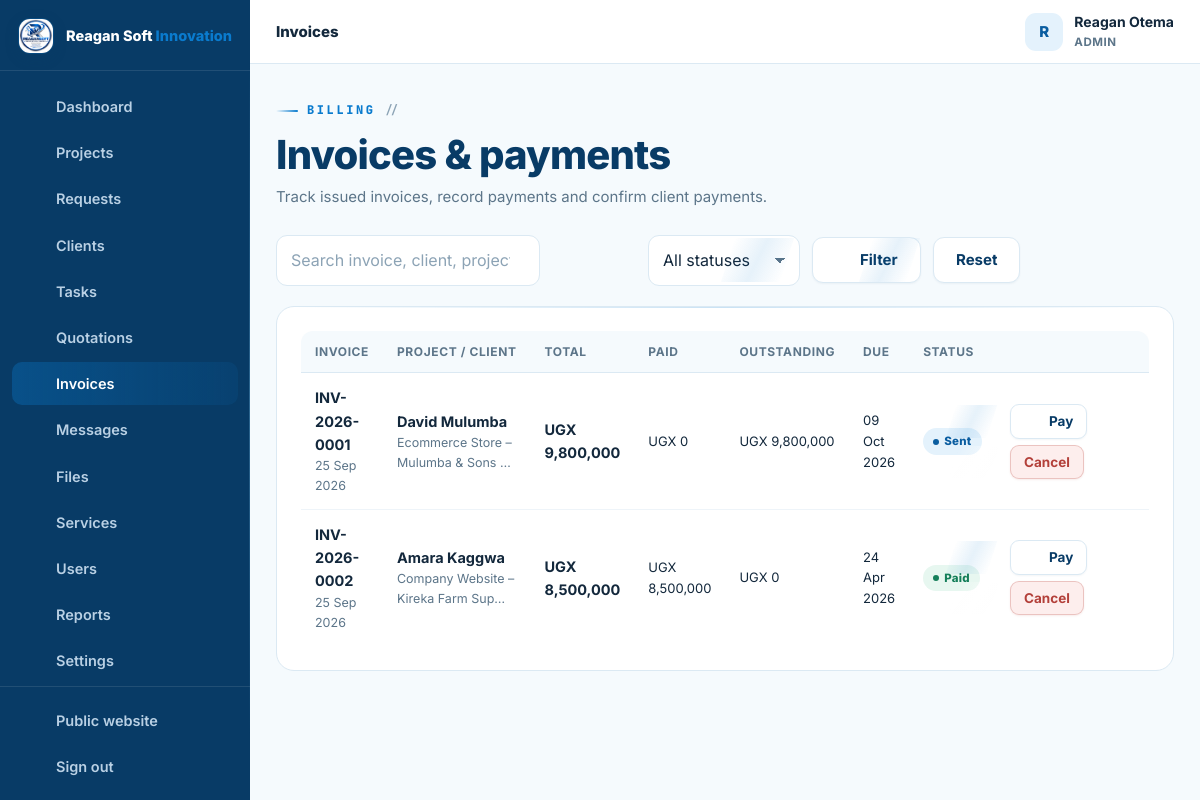
The app's page /admin/invoices.php (signed in) with its own data.
### tables this page shows
CREATE TABLE IF NOT EXISTS users (
  id INT UNSIGNED AUTO_INCREMENT PRIMARY KEY,
  full_name VARCHAR(150) NOT NULL,
  email VARCHAR(190) NOT NULL UNIQUE,
  phone VARCHAR(40) NULL,
  password_hash VARCHAR(255) NOT NULL,
  role ENUM('admin','staff','client') NOT NULL DEFAULT 'client',
  company VARCHAR(190) NULL,
  address VARCHAR(255) NULL,
  avatar VARCHAR(255) NULL,
  active TINYINT(1) NOT NULL DEFAULT 1,
  failed_logins INT UNSIGNED NOT NULL DEFAULT 0,
  locked_until DATETIME NULL,
  last_login_at DATETIME NULL,
  created_at TIMESTAMP DEFAULT CURRENT_TIMESTAMP,
  updated_at TIMESTAMP DEFAULT CURRENT_TIMESTAMP ON UPDATE CURRENT_TIMESTAMP,
  INDEX idx_users_role (role),
  INDEX idx_users_active (active)
);

CREATE TABLE IF NOT EXISTS invoices (
  id INT UNSIGNED AUTO_INCREMENT PRIMARY KEY,
  invoice_no VARCHAR(30) NOT NULL UNIQUE,
  project_id INT UNSIGNED NOT NULL,
  client_id INT UNSIGNED NOT NULL,
  quotation_id INT UNSIGNED NULL,
  due_date DATE NULL,
  subtotal DECIMAL(14,2) NOT NULL DEFAULT 0,
  discount DECIMAL(14,2) NOT NULL DEFAULT 0,
  tax_percent DECIMAL(5,2) NOT NULL DEFAULT 0,
  total DECIMAL(14,2) NOT NULL DEFAULT 0,
  amount_paid DECIMAL(14,2) NOT NULL DEFAULT 0,
  status ENUM('draft','sent','partially_paid','paid','overdue','cancelled') NOT NULL DEFAULT 'draft',
  is_deposit TINYINT(1) NOT NULL DEFAULT 0,
  notes TEXT NULL,
  created_at TIMESTAMP DEFAULT CURRENT_TIMESTAMP,
  updated_at TIMESTAMP DEFAULT CURRENT_TIMESTAMP ON UPDATE CURRENT_TIMESTAMP,
  FOREIGN KEY (project_id) REFERENCES projects(id) ON DELETE CASCADE,
  FOREIGN KEY (client_id) REFERENCES users(id) ON DELETE CASCADE,
  FOREIGN KEY (quotation_id) REFERENCES quotations(id) ON DELETE SET NULL,
  INDEX idx_invoices_project (project_id),
  INDEX idx_invoices_client (client_id),
  INDEX idx_invoices_status (status)
);

CREATE TABLE IF NOT EXISTS projects (
  id INT UNSIGNED AUTO_INCREMENT PRIMARY KEY,
  ref_no VARCHAR(30) NOT NULL UNIQUE,                
  client_id INT UNSIGNED NOT NULL,
  service_id INT UNSIGNED NULL,
  assigned_to INT UNSIGNED NULL,                     
  title VARCHAR(190) NOT NULL,
  description TEXT NOT NULL,
  requirements TEXT NULL,
  budget DECIMAL(14,2) NULL,
  priority ENUM('low','normal','high','urgent') NOT NULL DEFAULT 'normal',
  status ENUM('NEW','REVIEWING','QUOTATION','APPROVED','IN_PROGRESS','WAITING_FOR_CLIENT','TESTING','COMPLETED','CANCELLED') NOT NULL DEFAULT 'NEW',
  progress TINYINT UNSIGNED NOT NULL DEFAULT 0,
  deadline DATE NULL,
  started_at DATETIME NULL,
  completed_at DATETIME NULL,
  submitted_at TIMESTAMP DEFAULT CURRENT_TIMESTAMP,
  updated_at TIMESTAMP DEFAULT CURRENT_TIMESTAMP ON UPDATE CURRENT_TIMESTAMP,
  FOREIGN KEY (client_id) REFERENCES users(id) ON DELETE CASCADE,
  FOREIGN KEY (service_id) REFERENCES services(id) ON DELETE SET NULL,
  FOREIGN KEY (assigned_to) REFERENCES users(id) ON DELETE SET NULL,
  INDEX idx_projects_client (client_id),
  INDEX idx_projects_status (status),
  INDEX idx_projects_assigned (assigned_to),
  INDEX idx_projects_service (service_id)
);

### config/config.php (called while the page is built, shortened)
<?php
function db(): PDO {
    static $pdo = null;
    if ($pdo === null) {
        try {
            $pdo = new PDO(
                'mysql:host=' . DB_HOST . ';dbname=' . DB_NAME . ';charset=utf8mb4',
                DB_USER,
                DB_PASS,
                [
                    PDO::ATTR_ERRMODE            => PDO::ERRMODE_EXCEPTION,
                    PDO::ATTR_DEFAULT_FETCH_MODE => PDO::FETCH_ASSOC,
                    PDO::ATTR_EMULATE_PREPARES   => false,
                    PDO::ATTR_STRINGIFY_FETCHES  => false,
                    PDO::ATTR_TIMEOUT            => 5,
                    PDO::MYSQL_ATTR_INIT_COMMAND => "SET time_zone = '+03:00', NAMES utf8mb4 COLLATE utf8mb4_unicode_ci",
                ]
            );
        } catch (PDOException $e) {
            db_connection_failed($e);
        }
    }
    return $pdo;
}
function e(mixed $value): string {
    return htmlspecialchars((string)($value ?? ''), ENT_QUOTES, 'UTF-8');
}
function flash(string $key, ?string $value = null): ?string {
    $msg = $_SESSION['flash'][$key] ?? null;
    return $msg;
}
function app_url(string $path = ''): string {
    return APP_URL . ($path === '' ? '' : '/' . ltrim($path, '/'));
}
function current_user(): ?array {
    static $user = false;
    if ($user === false) {
        if (empty($_SESSION['user_id'])) {
            $user = null;
        } else {
            $st = db()->prepare('SELECT * FROM users WHERE id = ? AND active = 1 LIMIT 1');
            $st->execute([(int)$_SESSION['user_id']]);
            $user = $st->fetch() ?: null;
        }
    }
    return $user;
}
function is_logged_in(): bool {
    return current_user() !== null;
}
function user_role(): ?string {
    $u = current_user();
    return $u['role'] ?? null;
}
function require_login(): void {
    if (!is_logged_in()) {
        $_SESSION['intended'] = $_SERVER['REQUEST_URI'] ?? '';
        flash('error', 'Please sign in to continue.');
        redirect(app_url('login.php'));
    }
}
function require_staff(): void {
    require_login();
}
require_once __DIR__ . '/../inc/functions.php';

### admin/invoices.php (the view, shortened to what this page needs)
<?php
require __DIR__ . '/../config/config.php';
require_staff();
$pdo = db();
$st = $_GET['status'] ?? '';
$q  = trim($_GET['q'] ?? '');
$page = max(1, (int)($_GET['page'] ?? 1));
$perPage = 15;
$where = ['1=1'];
$params = [];
$whereSql = implode(' AND ', $where);
$count = $pdo->prepare("SELECT COUNT(*) c FROM invoices i JOIN projects p ON p.id = i.project_id JOIN users u ON u.id = i.client_id WHERE $whereSql");
$count->execute($params);
$pg = paginate((int)$count->fetch()['c'], $perPage, $page);
$sql = "SELECT i.*, u.full_name AS client_name, u.company, p.title AS project_title, p.ref_no AS project_ref, p.id AS project_id
        FROM invoices i
        JOIN projects p ON p.id = i.project_id
        JOIN users u ON u.id = i.client_id
        WHERE $whereSql
        ORDER BY i.created_at DESC
        LIMIT $perPage OFFSET {$pg['offset']}";
$stm = $pdo->prepare($sql); $stm->execute($params);
$invoices = $stm->fetchAll();
$currency = settings('currency');
dashboard_head(['title' => 'Invoices', 'active' => 'invoices', 'crumb' => 'Invoices']);
?>
<div class="dash-head">
  <div>
    <span class="eyebrow">Billing</span>
    <h2>Invoices &amp; payments</h2>
    <p class="sub">Track issued invoices, record payments and confirm client payments.</p>
  </div>
</div>
<form class="toolbar" method="get" action="invoices.php">
  <div class="field" style="margin:0;flex-grow:1;max-width:360px">
    <input class="input" id="q" name="q" type="search" placeholder="Search invoice, client, project…" value="<?= e($q) ?>">
  </div>
  <div class="field" style="margin:0"><label class="visually-hidden" for="status">Status</label>
    <select class="select" id="status" name="status">
      <option value="">All statuses</option>
    </select>
  </div>
  <button class="btn btn-ghost" type="submit"><?= icon('search') ?> Filter</button>
  <a class="btn btn-ghost" href="invoices.php">Reset</a>
</form>
<section class="panel">
  <?php if ($invoices): ?>
    <div class="table-wrap">
      <table class="table">
        <thead><tr><th>Invoice</th><th>Project / Client</th><th>Total</th><th>Paid</th><th>Outstanding</th><th>Due</th><th>Status</th><th></th></tr></thead>
        <tbody>
          <?php foreach ($invoices as $i): $outstanding = (float)$i['total'] - (float)$i['amount_paid']; ?>
            <tr>
              <td><a class="row-title" href="<?= app_url('admin/project.php?id=' . (int)$i['project_id'] . '&tab=invoice') ?>"><?= e($i['invoice_no']) ?></a><div class="row-sub"><?= fmt_date($i['created_at']) ?></div></td>
              <td><span class="row-title"><?= e($i['client_name']) ?></span><div class="row-sub"><?= e(truncate($i['project_title'], 34)) ?></div></td>
              <td><b><?= money($i['total'], $currency) ?></b></td>
              <td class="small"><?= money($i['amount_paid'], $currency) ?></td>
              <td class="small"><?= money($outstanding, $currency) ?></td>
              <td class="small"><?= $i['due_date'] ? fmt_date($i['due_date']) : '—' ?></td>
              <td><?= status_badge($i['status']) ?></td>
              <td style="min-width:170px">
                <div style="display:flex;gap:6px;flex-wrap:wrap">
                  <button class="btn btn-ghost btn-sm" type="button" data-modal-open="pay-modal-<?= (int)$i['id'] ?>"><?= icon('money') ?> Pay</button>
                  <?php if ($i['status'] !== 'cancelled'): ?>
                    <form method="post" data-confirm="Cancel this invoice?">
                      <button class="btn btn-danger btn-sm" type="submit">Cancel</button>
                    </form>
                  <?php endif; ?>
                </div>
              </td>
            </tr>
          <?php endforeach; ?>
        </tbody>
      </table>
    </div>
  <?php else: ?>
    <div class="empty"><?= icon('money') ?><h4>No invoices found</h4><p><?= ($q || $st) ? 'No invoices match your filters.' : 'Create invoices from inside a project to get started.' ?></p></div>
  <?php endif; ?>
</section>
<?php dashboard_footer(); ?>

### inc/layout.php (shortened to what this page needs)
<?php
function dashboard_nav_items(): array {
    $role = user_role();
    $client = [
        ['dashboard', 'Dashboard', app_url('client/index.php'), 'dashboard'],
        ['projects', 'My Projects', app_url('client/projects.php'), 'folder'],
        ['request', 'New Request', app_url('client/request.php'), 'plus'],
        ['messages', 'Messages', app_url('client/messages.php'), 'chat'],
        ['files', 'Files', app_url('client/files.php'), 'file'],
        ['notifications', 'Notifications', app_url('client/notifications.php'), 'bell'],
        ['profile', 'Profile', app_url('client/profile.php'), 'user'],
    ];
    $staff = [
        ['dashboard', 'Dashboard', app_url('admin/index.php'), 'dashboard'],
        ['projects', 'Projects', app_url('admin/projects.php'), 'folder'],
        ['requests', 'Requests', app_url('admin/requests.php'), 'inbox'],
        ['clients', 'Clients', app_url('admin/clients.php'), 'users'],
        ['tasks', 'Tasks', app_url('admin/tasks.php'), 'list'],
        ['quotations', 'Quotations', app_url('admin/quotations.php'), 'doc'],
        ['invoices', 'Invoices', app_url('admin/invoices.php'), 'money'],
        ['messages', 'Messages', app_url('admin/messages.php'), 'chat'],
        ['files', 'Files', app_url('admin/files.php'), 'file'],
    ];
    if ($role === 'admin') {
        $staff = array_merge($staff, [
            ['services', 'Services', app_url('admin/services.php'), 'globe'],
            ['users', 'Users', app_url('admin/users.php'), 'users'],
            ['reports', 'Reports', app_url('admin/reports.php'), 'chart'],
            ['settings', 'Settings', app_url('admin/settings.php'), 'settings'],
            ['audit', 'Audit Logs', app_url('admin/audit.php'), 'search'],
        ]);
    }
    return $role === 'client' ? $client : $staff;
}
function dashboard_head(array $page = []): void {
    $user = current_user();
    $role = user_role();
    $items = dashboard_nav_items();
    $active = $page['active'] ?? '';
    $loginUrl = $role === 'client' ? app_url('client/index.php') : app_url('admin/index.php');
    ?>
<!doctype html>
<html lang="en">
<head>
<link rel="stylesheet" href="<?= app_url('assets/css/style.css') ?>">
<link rel="stylesheet" href="<?= app_url('assets/css/tech.css') ?>">
</head>
<body class="dash-body">
<div class="dash-layout">
  <aside class="sidebar" id="sidebar" aria-label="Portal navigation">
    <div class="sidebar-brand">
      <a class="brand" href="<?= $loginUrl ?>">
        <img src="<?= app_url('assets/img/reagansoftinnovation-logo.jpeg') ?>" alt="" width="38" height="38">
        <span class="brand-text">Reagan Soft <b>Innovation</b></span>
      </a>
    </div>
    <nav class="side-nav">
      <?php foreach ($items as $it): ?>
        <a href="<?= e($it[2]) ?>" class="<?= $active === $it[0] ? 'active' : '' ?>">
          <?= icon($it[3]) ?><span><?= e($it[1]) ?></span>
        </a>
      <?php endforeach; ?>
    </nav>
    <div class="side-bottom">
      <a href="<?= app_url($role !== 'client' ? 'index.php' : 'index.php') ?>"><?= icon('globe') ?><span>Public website</span></a>
      <a href="<?= app_url('logout.php') ?>"><?= icon('logout') ?><span>Sign out</span></a>
    </div>
  </aside>
  <div class="dash-shell">
    <header class="dash-topbar">
      <div class="dash-topbar-title">
        <span class="dash-crumb"><?= e($page['crumb'] ?? 'Portal') ?></span>
      </div>
      <div class="dash-topbar-right">
        <div class="user-chip">
          <span class="user-avatar"><?= e(mb_strtoupper(mb_substr($user['full_name'] ?? '?', 0, 1))) ?></span>
          <div class="user-meta">
            <strong><?= e($user['full_name'] ?? '') ?></strong>
            <small><?= e(mb_strtoupper($role)) ?></small>
          </div>
        </div>
      </div>
    </header>
    <main class="dash-main" id="main">
<?php
}
function dashboard_footer(): void {
    ?>
    </main>
  </div>
</div>
</body>
</html>
<?php
}

### inc/functions.php (shortened to what this page needs)
<?php
function settings(?string $key = null, ?string $default = ''): string {
    static $cache = null;
    if ($cache === null) {
        $cache = ['company_name' => APP_NAME, 'company_phone' => '+256730314979', 'currency' => 'UGX'];
        try {
            $rows = db()->query('SELECT setting_key, setting_value FROM settings')->fetchAll();
            foreach ($rows as $r) {
                $cache[$r['setting_key']] = (string)$r['setting_value'];
            }
        } catch (Throwable $e) {
            log_error('settings() fallback: ' . $e->getMessage());
        }
    }
    return $cache[$key] ?? $default;
}
function money(mixed $amount, string $currency = 'UGX'): string {
    $amount = (float)$amount;
    if ($currency !== '') {
        return $currency . ' ' . number_format($amount, 0);
    }
    return number_format($amount, 0);
}
function fmt_date(?string $date, string $format = 'd M Y'): string {
    $ts = strtotime($date);
    return $ts ? date($format, $ts) : '—';
}
function truncate(string $text, int $length = 90): string {
    return mb_strimwidth($text, 0, $length, '…');
}
function status_badge(string $status): string {
    $class = [
        'NEW' => 'blue', 'REVIEWING' => 'sky', 'QUOTATION' => 'violet',
        'APPROVED' => 'cyan', 'IN_PROGRESS' => 'blue', 'WAITING_FOR_CLIENT' => 'amber',
        'TESTING' => 'violet', 'COMPLETED' => 'green', 'CANCELLED' => 'red',
        'TODO' => 'gray', 'REVIEW' => 'violet',
        'draft' => 'gray', 'sent' => 'blue', 'accepted' => 'green', 'rejected' => 'red', 'expired' => 'amber', 'cancelled' => 'red',
        'paid' => 'green', 'partially_paid' => 'amber', 'overdue' => 'red',
        'active' => 'green', 'inactive' => 'red',
        'read' => 'gray', 'unread' => 'blue',
    ];
    $label = ucwords(str_replace('_', ' ', strtolower((string)$status)));
    return '<span class="badge ' . ($class[$status] ?? 'gray') . '">' . e($label) . '</span>';
}
function paginate(int $total, int $perPage, int $page): array {
    $totalPages = max(1, (int)ceil($total / max(1, $perPage)));
    $page = max(1, min($totalPages, $page));
    $offset = ($page - 1) * $perPage;
    return ['totalPages' => $totalPages, 'page' => $page, 'offset' => $offset];
}
function icon(string $name, string $class = ''): string {
    $path = $paths[$name] ?? $paths['code-s'];
    $cls = $class !== '' ? ' class="' . e($class) . '"' : '';
    return '<svg' . $cls . ' viewBox="0 0 24 24" fill="none" stroke="currentColor" stroke-width="1.8" stroke-linecap="round" stroke-linejoin="round" aria-hidden="true">' . $path . '</svg>';
}
require_once __DIR__ . '/layout.php';

### records on screen
users: full_name "R", full_name "Reagan Otema", role "ADMIN"
invoices: invoice_no "INV-2026-0001", created_at "25 Sep 2026", client.full_name "David Mulumba", project.title "Ecommerce Store – Mulumba & Sons …", total "UGX 9,800,000", amount_paid "UGX 0", money($outstanding, $currency) "UGX 9,800,000", due_date "09 Oct 2026", status "Sent"
invoices: invoice_no "INV-2026-0002", created_at "25 Sep 2026", client.full_name "Amara Kaggwa", project.title "Company Website – Kireka Farm Sup…", total "UGX 8,500,000", amount_paid "UGX 8,500,000", money($outstanding, $currency) "UGX 0", due_date "24 Apr 2026", status "Paid"

### other values on screen
$it[1] "Dashboard"
$it[1] "Projects"
$it[1] "Requests"
$it[1] "Clients"
$it[1] "Tasks"
$it[1] "Quotations"
$it[1] "Invoices"
$it[1] "Messages"
$it[1] "Files"
$it[1] "Services"
$it[1] "Users"
$it[1] "Reports"
$it[1] "Settings"
$page['crumb'] "Invoices"
